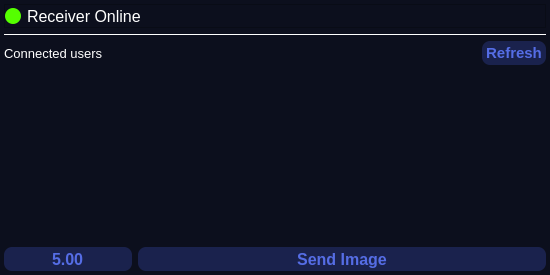
<?xml version="1.0" encoding="UTF-8"?>
<ui version="4.0">
 <class>Form</class>
 <widget class="QWidget" name="Form">
  <property name="geometry">
   <rect>
    <x>0</x>
    <y>0</y>
    <width>550</width>
    <height>275</height>
   </rect>
  </property>
  <property name="windowTitle">
   <string>Form</string>
  </property>
  <property name="autoFillBackground">
   <bool>false</bool>
  </property>
  <property name="styleSheet">
   <string notr="true">background-color: rgb(12, 15, 29);</string>
  </property>
  <property name="locale">
   <locale language="English" country="UnitedStates"/>
  </property>
  <layout class="QGridLayout" name="gridLayout">
   <property name="leftMargin">
    <number>4</number>
   </property>
   <property name="topMargin">
    <number>4</number>
   </property>
   <property name="rightMargin">
    <number>4</number>
   </property>
   <property name="bottomMargin">
    <number>4</number>
   </property>
   <item row="0" column="1">
    <layout class="QVBoxLayout" name="verticalLayout">
     <item>
      <widget class="QFrame" name="frame">
       <property name="sizePolicy">
        <sizepolicy hsizetype="Expanding" vsizetype="Expanding">
         <horstretch>0</horstretch>
         <verstretch>0</verstretch>
        </sizepolicy>
       </property>
       <property name="minimumSize">
        <size>
         <width>0</width>
         <height>24</height>
        </size>
       </property>
       <property name="maximumSize">
        <size>
         <width>16777215</width>
         <height>32</height>
        </size>
       </property>
       <property name="sizeIncrement">
        <size>
         <width>0</width>
         <height>0</height>
        </size>
       </property>
       <property name="baseSize">
        <size>
         <width>0</width>
         <height>0</height>
        </size>
       </property>
       <property name="layoutDirection">
        <enum>Qt::LeftToRight</enum>
       </property>
       <property name="frameShape">
        <enum>QFrame::StyledPanel</enum>
       </property>
       <property name="frameShadow">
        <enum>QFrame::Raised</enum>
       </property>
       <layout class="QHBoxLayout" name="horizontalLayout">
        <property name="leftMargin">
         <number>0</number>
        </property>
        <property name="topMargin">
         <number>0</number>
        </property>
        <property name="rightMargin">
         <number>0</number>
        </property>
        <property name="bottomMargin">
         <number>0</number>
        </property>
        <item>
         <widget class="QFrame" name="frame_2">
          <property name="maximumSize">
           <size>
            <width>16</width>
            <height>16</height>
           </size>
          </property>
          <property name="styleSheet">
           <string notr="true">border-radius: 8px;
background-color: rgb(85, 255, 0);</string>
          </property>
          <property name="frameShape">
           <enum>QFrame::StyledPanel</enum>
          </property>
          <property name="frameShadow">
           <enum>QFrame::Raised</enum>
          </property>
         </widget>
        </item>
        <item>
         <widget class="QLabel" name="label_2">
          <property name="minimumSize">
           <size>
            <width>0</width>
            <height>0</height>
           </size>
          </property>
          <property name="maximumSize">
           <size>
            <width>16777215</width>
            <height>16</height>
           </size>
          </property>
          <property name="font">
           <font>
            <family>Yu Gothic UI</family>
            <pointsize>12</pointsize>
            <weight>50</weight>
            <bold>false</bold>
            <strikeout>false</strikeout>
            <stylestrategy>PreferAntialias</stylestrategy>
           </font>
          </property>
          <property name="styleSheet">
           <string notr="true">color: rgb(255, 255, 255);</string>
          </property>
          <property name="text">
           <string>Receiver Online</string>
          </property>
         </widget>
        </item>
       </layout>
      </widget>
     </item>
     <item>
      <widget class="Line" name="line">
       <property name="maximumSize">
        <size>
         <width>16777215</width>
         <height>1</height>
        </size>
       </property>
       <property name="styleSheet">
        <string notr="true">border: 1px solid white;
border-style: inset;</string>
       </property>
       <property name="orientation">
        <enum>Qt::Horizontal</enum>
       </property>
      </widget>
     </item>
     <item>
      <layout class="QHBoxLayout" name="horizontalLayout_3">
       <property name="bottomMargin">
        <number>0</number>
       </property>
       <item>
        <widget class="QLabel" name="label">
         <property name="minimumSize">
          <size>
           <width>0</width>
           <height>24</height>
          </size>
         </property>
         <property name="font">
          <font>
           <family>Yu Gothic UI</family>
           <pointsize>10</pointsize>
          </font>
         </property>
         <property name="styleSheet">
          <string notr="true">color: white;</string>
         </property>
         <property name="text">
          <string>Connected users</string>
         </property>
        </widget>
       </item>
       <item>
        <widget class="QPushButton" name="refresh_button">
         <property name="sizePolicy">
          <sizepolicy hsizetype="Maximum" vsizetype="Fixed">
           <horstretch>0</horstretch>
           <verstretch>0</verstretch>
          </sizepolicy>
         </property>
         <property name="minimumSize">
          <size>
           <width>16</width>
           <height>24</height>
          </size>
         </property>
         <property name="maximumSize">
          <size>
           <width>64</width>
           <height>32</height>
          </size>
         </property>
         <property name="font">
          <font>
           <family>Yu Gothic UI</family>
           <pointsize>11</pointsize>
           <weight>75</weight>
           <bold>true</bold>
          </font>
         </property>
         <property name="styleSheet">
          <string notr="true">QPushButton {
                                        background-color: #1a224d; 
                                        border: none;
                                        border-radius: 8px;
                                        color: #556de5;
                                      }
                                      QPushButton:hover {
                                        color: #f0f0f0;
                                        background-color: #556de5;
                                      }</string>
         </property>
         <property name="text">
          <string>Refresh</string>
         </property>
        </widget>
       </item>
      </layout>
     </item>
     <item>
      <widget class="QListWidget" name="users_list">
       <property name="styleSheet">
        <string notr="true">border: none;</string>
       </property>
      </widget>
     </item>
     <item>
      <layout class="QHBoxLayout" name="horizontalLayout_2">
       <item>
        <widget class="QDoubleSpinBox" name="duration_box">
         <property name="minimumSize">
          <size>
           <width>16</width>
           <height>24</height>
          </size>
         </property>
         <property name="maximumSize">
          <size>
           <width>128</width>
           <height>32</height>
          </size>
         </property>
         <property name="font">
          <font>
           <family>Yu Gothic UI</family>
           <pointsize>12</pointsize>
           <weight>75</weight>
           <bold>true</bold>
          </font>
         </property>
         <property name="layoutDirection">
          <enum>Qt::LeftToRight</enum>
         </property>
         <property name="styleSheet">
          <string notr="true">background-color: #1a224d; 
border: none;
border-radius: 8px;
color: #556de5;
</string>
         </property>
         <property name="wrapping">
          <bool>false</bool>
         </property>
         <property name="frame">
          <bool>true</bool>
         </property>
         <property name="alignment">
          <set>Qt::AlignCenter</set>
         </property>
         <property name="buttonSymbols">
          <enum>QAbstractSpinBox::NoButtons</enum>
         </property>
         <property name="accelerated">
          <bool>false</bool>
         </property>
         <property name="keyboardTracking">
          <bool>true</bool>
         </property>
         <property name="showGroupSeparator" stdset="0">
          <bool>false</bool>
         </property>
         <property name="maximum">
          <double>1000.000000000000000</double>
         </property>
         <property name="value">
          <double>5.000000000000000</double>
         </property>
        </widget>
       </item>
       <item>
        <widget class="QPushButton" name="open_button">
         <property name="sizePolicy">
          <sizepolicy hsizetype="Maximum" vsizetype="Fixed">
           <horstretch>0</horstretch>
           <verstretch>0</verstretch>
          </sizepolicy>
         </property>
         <property name="minimumSize">
          <size>
           <width>16</width>
           <height>24</height>
          </size>
         </property>
         <property name="maximumSize">
          <size>
           <width>512</width>
           <height>32</height>
          </size>
         </property>
         <property name="font">
          <font>
           <family>Yu Gothic UI</family>
           <pointsize>12</pointsize>
           <weight>75</weight>
           <bold>true</bold>
          </font>
         </property>
         <property name="styleSheet">
          <string notr="true">QPushButton {
                                        background-color: #1a224d; 
                                        border: none;
                                        border-radius: 8px;
                                        color: #556de5;
                                      }
                                      QPushButton:hover {
                                        color: #f0f0f0;
                                        background-color: #556de5;
                                      }</string>
         </property>
         <property name="text">
          <string>Send Image</string>
         </property>
        </widget>
       </item>
      </layout>
     </item>
    </layout>
   </item>
  </layout>
 </widget>
 <resources/>
 <connections/>
</ui>
